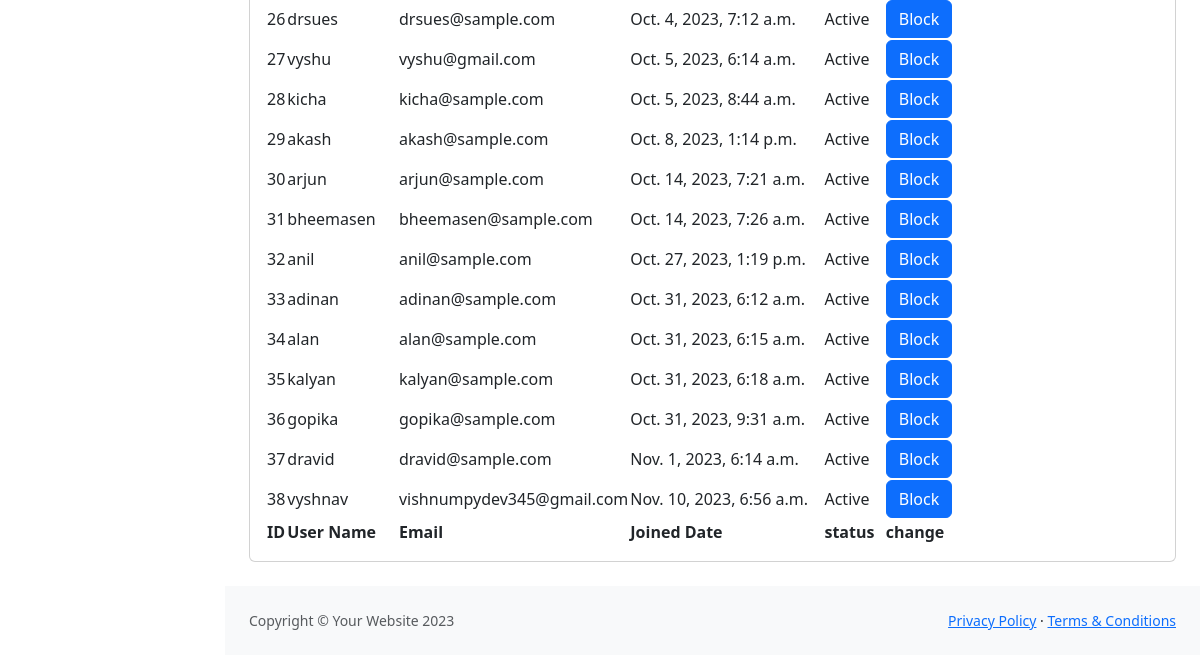
Page /admindashboard/ (lower part) on the earlier database version.
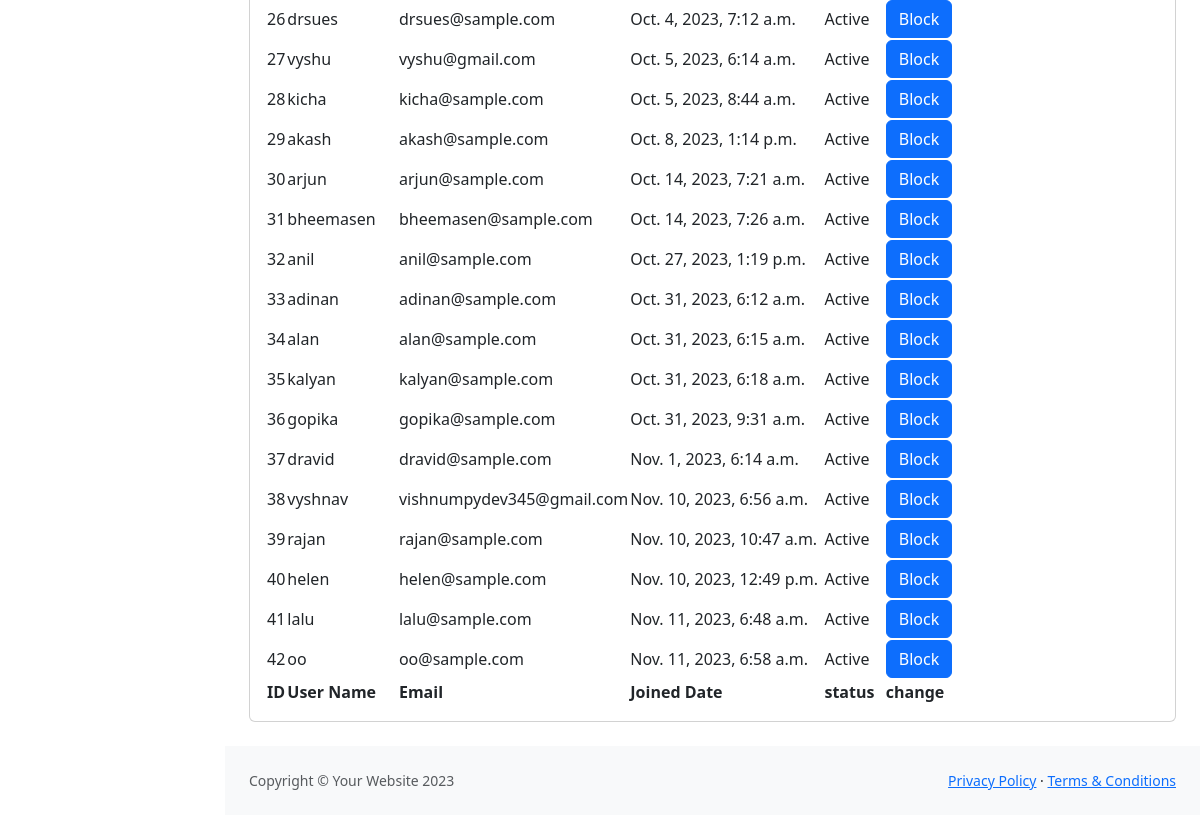
Same page on the later database version.
### products/models.py (models this page shows, shortened)
class Custom_User(AbstractUser):
    STATUS_CHOICES = [
        ('Active', 'Active'),
        ('Blocked', 'Blocked'),
    ]
    email = models.EmailField(unique=True)  # Make the email field unique
    status = models.CharField(default="Active", max_length=20, null=True, blank=True, choices=STATUS_CHOICES)
    image = models.ImageField(upload_to='uploads/users/', null=True, blank=True)
    phone = models.CharField(max_length=14,  null=True, blank=True)
    groups = models.ManyToManyField(Group, blank=True, related_name='custom_user_set')
    user_permissions = models.ManyToManyField(Permission, blank=True, related_name='custom_user_set')

### products/views.py (the view)
# urls.py: path('admindashboard/', views.admin_dashboard, name='admin_dashboard'),
def admin_dashboard(request):
    customers = Custom_User.objects.all()
    if request.method == 'POST':
        request.POST.get()
    context = {
        "customers":customers,
    }
    return render(request, "dashboard.html", context)

### products/templates/dashboard.html (shortened to what this page needs)
{% extends 'admindashboard.html' %}
{% load static %}
{% block body %}
<main>
    <div class="container-fluid px-4">
        <div class="card mb-4">
            <div class="card-body">
                <table id="datatablesSimple">
                    <tfoot>
                        <tr>
                            <th>ID</th>
                            <th>User Name</th>
                            <th>Email</th>
                            <th>Joined Date</th>
                            <th>status</th>
                            <th>change</th>
                        </tr>
                    </tfoot>
                    <tbody>
                        {% for customer in customers %}
                        <tr>
                            <td>{{customer.id}}</td>
                            <td>{{customer.username}}</td>
                            <td>{{customer.email}}</td>
                            <td>{{customer.date_joined}}</td>
                            <td>{{customer.status}}</td>
                            <td>
                                <form method="post" action="{% url 'user_status' customer.id %}">
                                    <button type="submit" class="btn btn-primary">
                                        {% if customer.status == "Active" %}
                                            Block
                                        {% else %}
                                            Activate
                                        {% endif %}
                                    </button>
                                </form>
                            </td>
                        </tr>
                        {% endfor %}
                    </tbody>
                </table>
            </div>
        </div>
    </div>
</main>
{% endblock body %}

Differences in the rows shown:
added Custom_User: id "39", username "rajan", email "rajan@sample.com", date_joined "Nov. 10, 2023, 10:47 a.m.", status "Active", shows "Block"
added Custom_User: id "40", username "helen", email "helen@sample.com", date_joined "Nov. 10, 2023, 12:49 p.m.", status "Active", shows "Block"
added Custom_User: id "41", username "lalu", email "lalu@sample.com", date_joined "Nov. 11, 2023, 6:48 a.m.", status "Active", shows "Block"
added Custom_User: id "42", username "oo", email "oo@sample.com", date_joined "Nov. 11, 2023, 6:58 a.m.", status "Active", shows "Block"
